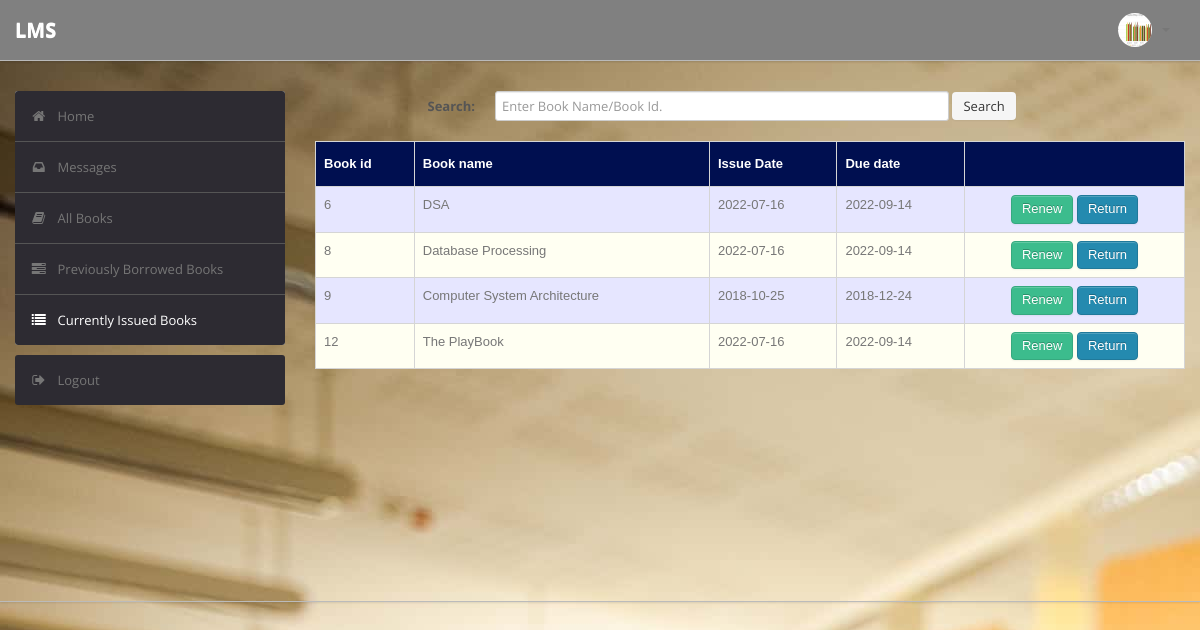
/student/current.php (signed in), run on the app's committed database.
### tables this page shows
CREATE TABLE `user` (
  `RollNo` varchar(50) NOT NULL,
  `Name` varchar(50) DEFAULT NULL,
  `Type` varchar(50) DEFAULT NULL,
  `Category` varchar(50) DEFAULT NULL,
  `EmailId` varchar(50) DEFAULT NULL,
  `MobNo` bigint(11) DEFAULT NULL,
  `Password` varchar(50) DEFAULT NULL,
  `image` varchar(255) NOT NULL
);

CREATE TABLE `record` (
  `RollNo` varchar(50) NOT NULL,
  `BookId` int(10) NOT NULL,
  `Date_of_Issue` date DEFAULT NULL,
  `Due_Date` date DEFAULT NULL,
  `Date_of_Return` date DEFAULT NULL,
  `Dues` int(10) DEFAULT NULL,
  `Renewals_left` int(10) DEFAULT NULL,
  `Time` time DEFAULT NULL
);

CREATE TABLE `book` (
  `BookId` int(10) NOT NULL,
  `Title` varchar(50) DEFAULT NULL,
  `Publisher` varchar(50) DEFAULT NULL,
  `Year` varchar(50) DEFAULT NULL,
  `Availability` int(5) DEFAULT NULL
);

### student/current.php (the view)
<?php include 'others/header.php';
include 'others/topbar.php';
 ?>
        <div class="wrapper">
            <div class="container">
                <div class="row">
                    <div class="span3">
                        <?php include 'others/sidebar.php'; ?>
                    </div>
                    <div class="span9">
                        <form class="form-horizontal row-fluid" action="current.php" method="post">
                                        <div class="control-group">
                                            <label class="control-label" for="Search"><b>Search:</b></label>
                                            <div class="controls">
                                                <input type="text" id="title" name="title" placeholder="Enter Book Name/Book Id." class="span8" required>
                                                <button type="submit" name="submit"class="btn">Search</button>
                                            </div>
                                        </div>
                                    </form>
                                    <br>
                                    <?php
                                    $rollno = $_SESSION['RollNo'];
                                    if(isset($_POST['submit']))
                                        {$s=$_POST['title'];
                                            $sql="select * from LMS.record,LMS.book where RollNo = '$rollno' and Date_of_Issue is NOT NULL and Date_of_Return is NULL and book.Bookid = record.BookId and (record.BookId='$s' or Title like '%$s%')";
                                        }
                                    else
                                        $sql="select * from LMS.record,LMS.book where RollNo = '$rollno' and Date_of_Issue is NOT NULL and Date_of_Return is NULL and book.Bookid = record.BookId";
                                    $result=$conn->query($sql);
                                    $rowcount=mysqli_num_rows($result);
                                    if(!($rowcount))
                                        echo "<br><center><h2><b><i>No Results</i></b></h2></center>";
                                    else
                                    {
                                    ?>
                    <div style="height: 430px; overflow-y: scroll;">
                        <table class="table" id = "tables">
                                  <thead>
                                    <tr>
                                      <th>Book id</th>
                                      <th>Book name</th>
                                      <th>Issue Date</th>
                                      <th>Due date</th>
                                      <th></th>
                                    </tr>
                                  </thead>
                                  <tbody>
                                <?php
                            while($row=$result->fetch_assoc())
                            {
                                $bookid=$row['BookId'];
                                $name=$row['Title'];
                                $issuedate=$row['Date_of_Issue'];
                                $duedate=$row['Due_Date'];
                                $renewals=$row['Renewals_left'];
                            ?>
                                    <tr>
                                      <td><?php echo $bookid ?></td>
                                      <td><?php echo $name ?></td>
                                      <td><?php echo $issuedate ?></td>
                                      <td><?php echo $duedate ?></td>
                                        <td><center>
                                        <?php
                                         if($renewals)
                                            echo "<a href=\"renew_request.php?id=".$bookid."\" class=\"btn btn-success\">Renew</a>";
                                        ?>
                                        <a href="return_request.php?id=<?php echo $bookid; ?>" class="btn btn-primary">Return</a>
                                        </center></td>
                                    </tr>
                            <?php }} ?>
                                    </tbody>
                                </table>
                            </div>
                    </div>
                </div>
            </div>
        </div>
<?php include 'others/footer.php'; ?>

### student/others/topbar.php (shortened to what this page needs)
<div class="navbar navbar-fixed-top">
    <div class="navbar-inner" style="background:gray;">
        <div class="container">
                <a class="brand" href="index.php" style="color:White;">LMS </a>
            <div class="nav-collapse collapse navbar-inverse-collapse">
                <ul class="nav pull-right">
                    <li class="nav-user dropdown"><a href="#" class="dropdown-toggle" data-toggle="dropdown">
                        <?php
            $aid=$_SESSION['RollNo'];
            $sql = "SELECT * FROM LMS.user WHERE RollNo='$aid'";
             $result = mysqli_query($conn, $sql);
               $row = mysqli_fetch_assoc($result);
                        ?>
                        <img style="background: white;"  src="<?php
                            if($row['image']=='') {
                             echo "../images/user.jpg";
                            } else{
                             echo $row['image'];
                            }
                        ?>" class="nav-avatar">
                        <b class="caret"></b></a>
                    </li>
                </ul>
            </div>
        </div>
    </div>
</div>

### student/css/theme.css (style rules this page uses)
#tables { font-family: "Trebuchet MS", Arial, Helvetica, sans-serif; border-collapse: collapse; width: 100%; }
#tables td, #tables th { border: 1px solid #ddd; padding: 8px; }
#tables tr:nth-child(even) { background-color: #fffff2; }
#tables tr:nth-child(odd) { background-color: #e6e6ff; }
#tables th { padding-top: 12px; padding-bottom: 12px; text-align: left; background-color: #000F50; color: white; }
body { font-size: 13px; font-family: 'Open Sans', Arial, sans-serif; background: url(../../images/lib.jpg) #eee; color: #777 }
strong, b { color: #555 }
.wrapper { border-bottom: 1px solid #bbb; -webkit-box-shadow: 0 1px 2px rgba(0,0,0,0.1); -moz-box-shadow: 0 1px 2px rgba(0,0,0,0.1); box-shadow: 0 1px 2px rgba(0,0,0,0.1); padding: 30px 0 }
form { margin: 0 }
select, textarea, input[type="text"], input[type="password"], input[type="datetime"], input[type="datetime-local"], input[type="date"], input[type="month"], input[type="time"], input[type="week"], input[type="number"], input[type="email"], input[type="url"], input[type="search"], input[type="tel"], input[type="color"], .uneditable-input, label, input, button, select, textarea { -webkit-border-radius: 3px; -moz-border-radius: 3px; border-radius: 3px; font-size: 13px; font-family: 'Open Sans', Tahoma, Arial, sans-serif }
.form-horizontal .control-group, .form-vertical .control-group { margin-bottom: 0 }
.navbar { position: static!important; margin: 0!important }
.navbar .navbar-inner { background: #fff; border-bottom: 1px solid #bbb; -webkit-box-shadow: 0 1px 2px rgba(0,0,0,0.15); -moz-box-shadow: 0 1px 2px rgba(0,0,0,0.15); box-shadow: 0 1px 2px rgba(0,0,0,0.15) }
.navbar .brand { color: #333; font-weight: bold; font-size: 20px; margin-right: 20px; padding: 20px }
.navbar .nav>li>a { padding: 20px 15px; font-weight: bold; color: #777 }
.nav-user>a { height: 20px }
.nav-avatar { width: 34px; height: 34px; margin: -7px 5px 0 0; -webkit-border-radius: 50%; -moz-border-radius: 50%; border-radius: 50% }
.btn, .btn-box { -webkit-border-radius: 3px; -moz-border-radius: 3px; border-radius: 3px }
.btn { font-size: 13px; font-weight: 600 }
.btn { display: inline-block; margin-bottom: 0; font-weight: 400; text-align: center; vertical-align: middle; cursor: pointer; background-image: none; border: 1px solid transparent; white-space: nowrap; padding: 4px 10px; font-size: 13px; line-height: 1.42857; border-radius: 4px; -webkit-user-select: none; -moz-user-select: none; -ms-user-select: none; user-select: none }
.btn-primary { color: #fff; background-color: #248aaf; border-color: #20799a }
.btn-success { color: #fff; background-color: #3cbc8d; border-color: #36a97f }
.table { margin-bottom: 0 }
.table th, .table td { border-color: #d5d5d5!important }

### data on the page
user: image (picture)
record: BookId.BookId "6", BookId.Title "DSA", Date_of_Issue "2022-07-16", Due_Date "2022-09-14"
record: BookId.BookId "8", BookId.Title "Database Processing", Date_of_Issue "2022-07-16", Due_Date "2022-09-14"
record: BookId.BookId "9", BookId.Title "Computer System Architecture", Date_of_Issue "2018-10-25", Due_Date "2018-12-24"
record: BookId.BookId "12", BookId.Title "The PlayBook", Date_of_Issue "2022-07-16", Due_Date "2022-09-14"
